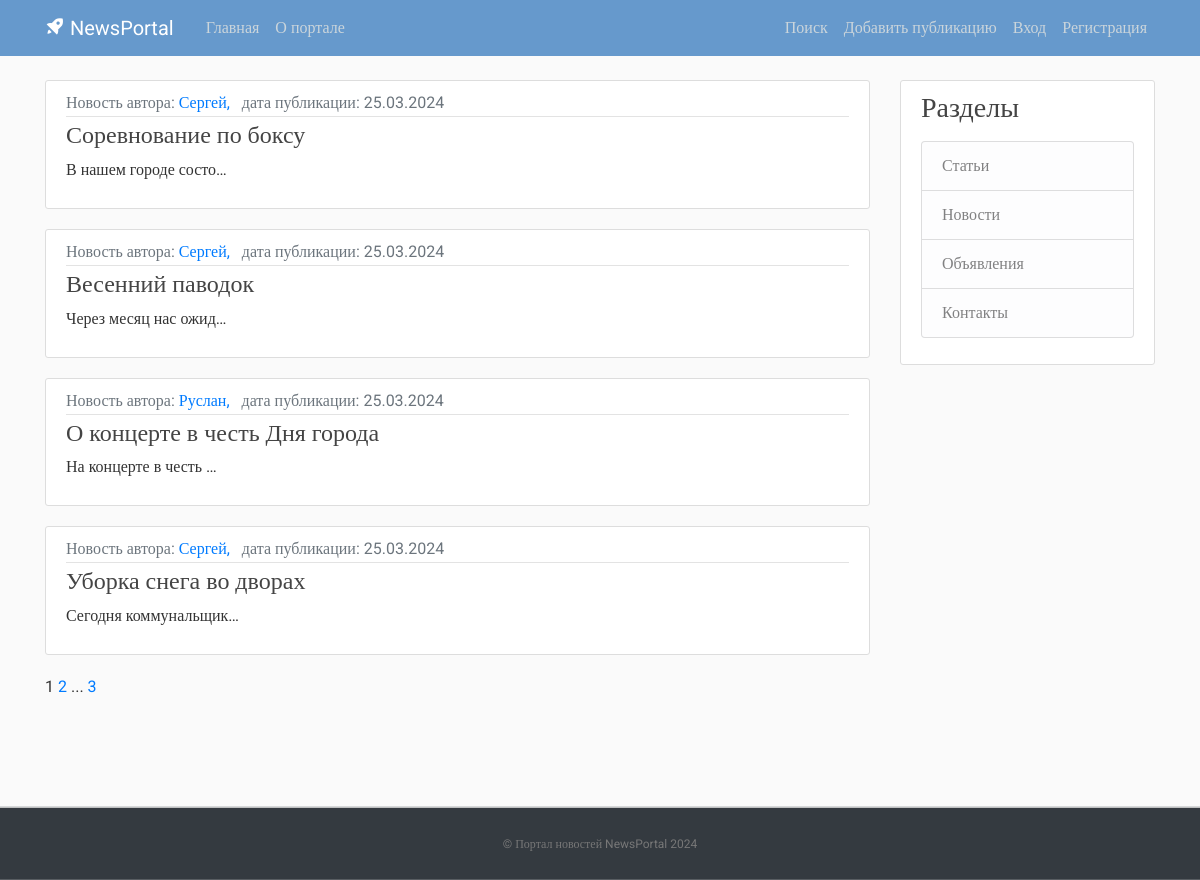
Page /news/ on the committed database.
### post/models.py (models this page shows, shortened)
class Post(models.Model):
    NEWS = 'NW'
    ARTICLE = 'AR'
    NOTIFICATION = 'NT'
    CATEGORY_CHOICES = (
        (NEWS, 'Новость'),
        (ARTICLE, 'Статья'),
        (NOTIFICATION, 'Объявление'),
    )
    categoryType = models.CharField(max_length=2, choices=CATEGORY_CHOICES, default=ARTICLE, verbose_name='Тип публикации')
    dateCreation = models.DateTimeField(default=timezone.now, verbose_name='Дата и время создания публикации')
    title = models.CharField(max_length=128, verbose_name='Заголовок публикации')
    text = models.TextField(verbose_name='Текст публикации')
    rating = models.SmallIntegerField(default=0, verbose_name='Рейтинг публикации')
    author = models.ForeignKey(Author, on_delete=models.CASCADE, verbose_name='Автор публикации')
    category = models.ManyToManyField(Category, verbose_name='Категория публикации')
    def get_absolute_url(self):
        return reverse('post_detail', args=[str(self.id)])
    class Meta:
        ordering = ['-dateCreation',]
        verbose_name = 'Публикация'
        verbose_name_plural = 'Публикации'

class Author(models.Model):
    authorUser = models.OneToOneField(User, unique=True, on_delete=models.CASCADE)
    ratingAuthor = models.SmallIntegerField(default=0)
    def __str__(self):
        return self.authorUser.username
    class Meta:
        verbose_name = 'Автор'
        verbose_name_plural = 'Авторы'

### post/views.py (the view)
# urls.py: path('news/', NewsList.as_view(), name='news_list'),
class NewsList(ListView):
    model = Post
    ordering = '-dateCreation'
    template_name = 'post/news_list.html'
    context_object_name = 'newslist'
    paginate_by = 10  # количество записей на странице

### post/templatetags/custom_tags.py (called while the page is built)
@register.simple_tag(takes_context=True)
def url_replace(context, **kwargs):
   d = context['request'].GET.copy()
   for k, v in kwargs.items():
       d[k] = v
   return d.urlencode()

### post/templates/post/news_list.html (shortened to what this page needs)
{% extends "flatpages/default.html" %}
{% load censor %}
{% load custom_tags %}
{% block content %}
    {% for post in newslist %}
        {% if post.categoryType == 'NW' %}
        <article class="media content-section">
          <div class="media-body">
            <div class="article-metadata">
                <a class="text-muted"> {{ post.get_categoryType_display }} автора: </a>
                <a class="mr-2" href="#"> {{ post.author }}, </a>
                <a class="text-muted">дата публикации: {{ post.dateCreation|date:"d.m.Y" }}</a>
            </div>
              <h4><a class="article-title" href="{{ post.get_absolute_url }}">{{ post.title|censor_w }}</a></h4>
              <p class="article-content">{{ post.text|truncatechars:21|censor_w }}</p>
          </div>
        </article>
        {% endif %}
    {% endfor %}
   {{ page_obj.number }}
   {% if page_obj.has_next %}
       <a href="?{% url_replace page=page_obj.next_page_number %}">{{ page_obj.next_page_number }}</a>
       {% if paginator.num_pages != page_obj.next_page_number %}
           ...
           <a href="?{% url_replace page=page_obj.paginator.num_pages %}">{{ page_obj.paginator.num_pages }}</a>
       {% endif %}
   {% endif %}
{% endblock content %}

### static/css/main.css (style rules this page uses)
body, html { width:100%; height:100% }
body { margin:0; padding:0; background: #fafafa; color: #333333; margin-top: 5rem; font-family:Roboto; }
h1, h2, h3, h4, h5, h6 { color: #444444; }
.content-section { background: #ffffff; padding: 10px 20px; border: 1px solid #dddddd; border-radius: 3px; margin-bottom: 20px; }
.article-title { color: #444444; }
.article-content { white-space: pre-line; }
.article-metadata { padding-bottom: 1px; margin-bottom: 4px; border-bottom: 1px solid #e3e3e3 }

### rows in the picture
Post: categoryType "Новость", author "Сергей", dateCreation "25.03.2024", title|censor_w "Соревнование по боксу", text|censor_w "В нашем городе состо…"
Post: categoryType "Новость", author "Сергей", dateCreation "25.03.2024", title|censor_w "Весенний паводок", text|censor_w "Через месяц нас ожид…"
Post: categoryType "Новость", author "Руслан", dateCreation "25.03.2024", title|censor_w "О концерте в честь Дня города", text|censor_w "На концерте в честь …"
Post: categoryType "Новость", author "Сергей", dateCreation "25.03.2024", title|censor_w "Уборка снега во дворах", text|censor_w "Сегодня коммунальщик…"

### other values in the picture
{{ page_obj.number }} "1"
{{ page_obj.next_page_number }} "2"
{{ page_obj.paginator.num_pages }} "3"
